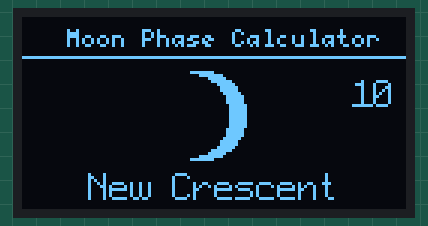
Bench run of a sketch on a simulated Arduino Uno, built with avr-gcc and run on an emulated ATmega328P. Shown: 128×64 one-colour display. The local clock reads 2024-03-15 10:24:30 at power-on unless the sketch sets it.

Above: at 0.4 s.

The sketch:

workinggg.ino
```cpp
#include "U8glib.h"
#include <SPI.h>
#include <Wire.h>
#include "RTClib.h"

U8GLIB_SSD1306_128X64 u8g(U8G_I2C_OPT_NONE); // I2C setup u8g object

RTC_DS1307 RTC;

static unsigned char full_moon_bits[] = {
0x00, 0x00, 0x00, 0x00, 0x00, 0xf8, 0x07, 0x00, 0x00, 0xff, 0x3f, 0x00,
0x80, 0xff, 0x7f, 0x00, 0xe0, 0xff, 0xff, 0x01, 0xf0, 0xff, 0xff, 0x03,
0xf0, 0xff, 0xff, 0x03, 0xf8, 0xff, 0xff, 0x07, 0xfc, 0xff, 0xff, 0x0f,
0xfc, 0xff, 0xff, 0x0f, 0xfc, 0xff, 0xff, 0x0f, 0xfe, 0xff, 0xff, 0x1f,
0xfe, 0xff, 0xff, 0x1f, 0xfe, 0xff, 0xff, 0x1f, 0xfe, 0xff, 0xff, 0x1f,
0xfe, 0xff, 0xff, 0x1f, 0xfe, 0xff, 0xff, 0x1f, 0xfe, 0xff, 0xff, 0x1f,
0xfe, 0xff, 0xff, 0x1f, 0xfc, 0xff, 0xff, 0x0f, 0xfc, 0xff, 0xff, 0x0f,
0xfc, 0xff, 0xff, 0x0f, 0xf8, 0xff, 0xff, 0x07, 0xf0, 0xff, 0xff, 0x03,
0xf0, 0xff, 0xff, 0x03, 0xe0, 0xff, 0xff, 0x01, 0x80, 0xff, 0x7f, 0x00,
0x00, 0xff, 0x3f, 0x00, 0x00, 0xf8, 0x07, 0x00, 0x00, 0x00, 0x00, 0x00 };

static unsigned char waning_gibbous_bits[] = {
0x00, 0xf8, 0x0f, 0x00, 0x00, 0xff, 0x3f, 0x00, 0x80, 0xff, 0xff, 0x00,
0xe0, 0xff, 0xff, 0x00, 0xf0, 0xff, 0x7f, 0x00, 0xf8, 0xff, 0x7f, 0x00,
0xf8, 0xff, 0x3f, 0x00, 0xfc, 0xff, 0x1f, 0x00, 0xfe, 0xff, 0x1f, 0x00,
0xfe, 0xff, 0x0f, 0x00, 0xfe, 0xff, 0x0f, 0x00, 0xff, 0xff, 0x0f, 0x00,
0xff, 0xff, 0x0f, 0x00, 0xff, 0xff, 0x07, 0x00, 0xff, 0xff, 0x07, 0x00,
0xff, 0xff, 0x07, 0x00, 0xff, 0xff, 0x07, 0x00, 0xff, 0xff, 0x07, 0x00,
0xff, 0xff, 0x07, 0x00, 0xfe, 0xff, 0x0f, 0x00, 0xfe, 0xff, 0x0f, 0x00,
0xfe, 0xff, 0x0f, 0x00, 0xfc, 0xff, 0x1f, 0x00, 0xf8, 0xff, 0x1f, 0x00,
0xf8, 0xff, 0x3f, 0x00, 0xf0, 0xff, 0x3f, 0x00, 0xe0, 0xff, 0xff, 0x00,
0x80, 0xff, 0xff, 0x00, 0x00, 0xff, 0x3f, 0x00, 0x00, 0xf8, 0x1f, 0x00 };

static unsigned char last_quarter_bits[] = {
0x00, 0xf8, 0x0f, 0x00, 0x00, 0xff, 0x07, 0x00, 0x80, 0xff, 0x01, 0x00,
0xe0, 0xff, 0x01, 0x00, 0xf0, 0xff, 0x00, 0x00, 0xf8, 0x7f, 0x00, 0x00,
0xf8, 0x3f, 0x00, 0x00, 0xfc, 0x3f, 0x00, 0x00, 0xfe, 0x1f, 0x00, 0x00,
0xfe, 0x1f, 0x00, 0x00, 0xfe, 0x0f, 0x00, 0x00, 0xff, 0x0f, 0x00, 0x00,
0xff, 0x0f, 0x00, 0x00, 0xff, 0x0f, 0x00, 0x00, 0xff, 0x0f, 0x00, 0x00,
0xff, 0x0f, 0x00, 0x00, 0xff, 0x0f, 0x00, 0x00, 0xff, 0x0f, 0x00, 0x00,
0xff, 0x1f, 0x00, 0x00, 0xfe, 0x1f, 0x00, 0x00, 0xfe, 0x1f, 0x00, 0x00,
0xfe, 0x1f, 0x00, 0x00, 0xfc, 0x3f, 0x00, 0x00, 0xf8, 0x3f, 0x00, 0x00,
0xf8, 0x7f, 0x00, 0x00, 0xf0, 0xff, 0x00, 0x00, 0xe0, 0xff, 0x01, 0x00,
0x80, 0xff, 0x01, 0x00, 0x00, 0xff, 0x07, 0x00, 0x00, 0xf8, 0x0f, 0x00 };

static unsigned char crescent_old_bits[] = {
0x00, 0xf8, 0x07, 0x00, 0x00, 0xff, 0x00, 0x00, 0x80, 0x1f, 0x00, 0x00,
0xe0, 0x0f, 0x00, 0x00, 0xf0, 0x03, 0x00, 0x00, 0xf8, 0x01, 0x00, 0x00,
0xf8, 0x01, 0x00, 0x00, 0xfc, 0x00, 0x00, 0x00, 0x7e, 0x00, 0x00, 0x00,
0x7e, 0x00, 0x00, 0x00, 0x7e, 0x00, 0x00, 0x00, 0x3f, 0x00, 0x00, 0x00,
0x3f, 0x00, 0x00, 0x00, 0x3f, 0x00, 0x00, 0x00, 0x3f, 0x00, 0x00, 0x00,
0x3f, 0x00, 0x00, 0x00, 0x3f, 0x00, 0x00, 0x00, 0x3f, 0x00, 0x00, 0x00,
0x3f, 0x00, 0x00, 0x00, 0x7e, 0x00, 0x00, 0x00, 0x7e, 0x00, 0x00, 0x00,
0x7e, 0x00, 0x00, 0x00, 0xfc, 0x00, 0x00, 0x00, 0xf8, 0x01, 0x00, 0x00,
0xf8, 0x01, 0x00, 0x00, 0xf0, 0x03, 0x00, 0x00, 0xe0, 0x0f, 0x00, 0x00,
0x80, 0x1f, 0x00, 0x00, 0x00, 0xff, 0x00, 0x00, 0x00, 0xf8, 0x07, 0x00 };

static unsigned char new_moon_bits[] = {
0x00, 0xf8, 0x07, 0x00, 0x00, 0x07, 0x38, 0x00, 0x80, 0x00, 0x40, 0x00,
0x60, 0x00, 0x80, 0x01, 0x10, 0x00, 0x00, 0x02, 0x08, 0x00, 0x00, 0x04,
0x08, 0x00, 0x00, 0x04, 0x04, 0x00, 0x00, 0x08, 0x02, 0x00, 0x00, 0x10,
0x02, 0x00, 0x00, 0x10, 0x02, 0x00, 0x00, 0x10, 0x01, 0x00, 0x00, 0x20,
0x01, 0x00, 0x00, 0x20, 0x01, 0x00, 0x00, 0x20, 0x01, 0x00, 0x00, 0x20,
0x01, 0x00, 0x00, 0x20, 0x01, 0x00, 0x00, 0x20, 0x01, 0x00, 0x00, 0x20,
0x01, 0x00, 0x00, 0x20, 0x02, 0x00, 0x00, 0x10, 0x02, 0x00, 0x00, 0x10,
0x02, 0x00, 0x00, 0x10, 0x04, 0x00, 0x00, 0x08, 0x08, 0x00, 0x00, 0x04,
0x08, 0x00, 0x00, 0x04, 0x10, 0x00, 0x00, 0x02, 0x60, 0x00, 0x80, 0x01,
0x80, 0x00, 0x40, 0x00, 0x00, 0x07, 0x38, 0x00, 0x00, 0xf8, 0x07, 0x00 };

static unsigned char crescent_new_bits[] = {
0x00, 0xf8, 0x07, 0x00, 0x00, 0xc0, 0x3f, 0x00, 0x00, 0x00, 0x7e, 0x00,
0x00, 0x00, 0xfc, 0x01, 0x00, 0x00, 0xf0, 0x03, 0x00, 0x00, 0xe0, 0x07,
0x00, 0x00, 0xe0, 0x07, 0x00, 0x00, 0xc0, 0x0f, 0x00, 0x00, 0x80, 0x1f,
0x00, 0x00, 0x80, 0x1f, 0x00, 0x00, 0x80, 0x1f, 0x00, 0x00, 0x00, 0x3f,
0x00, 0x00, 0x00, 0x3f, 0x00, 0x00, 0x00, 0x3f, 0x00, 0x00, 0x00, 0x3f,
0x00, 0x00, 0x00, 0x3f, 0x00, 0x00, 0x00, 0x3f, 0x00, 0x00, 0x00, 0x3f,
0x00, 0x00, 0x00, 0x3f, 0x00, 0x00, 0x80, 0x1f, 0x00, 0x00, 0x80, 0x1f,
0x00, 0x00, 0x80, 0x1f, 0x00, 0x00, 0xc0, 0x0f, 0x00, 0x00, 0xe0, 0x07,
0x00, 0x00, 0xe0, 0x07, 0x00, 0x00, 0xf0, 0x03, 0x00, 0x00, 0xfc, 0x01,
0x00, 0x00, 0x7e, 0x00, 0x00, 0xc0, 0x3f, 0x00, 0x00, 0xf8, 0x07, 0x00 };

static unsigned char first_quarter_bits[] = {
0x00, 0xfc, 0x07, 0x00, 0x00, 0xf8, 0x3f, 0x00, 0x00, 0xe0, 0x7f, 0x00,
0x00, 0xe0, 0xff, 0x01, 0x00, 0xc0, 0xff, 0x03, 0x00, 0x80, 0xff, 0x07,
0x00, 0x00, 0xff, 0x07, 0x00, 0x00, 0xff, 0x0f, 0x00, 0x00, 0xfe, 0x1f,
0x00, 0x00, 0xfe, 0x1f, 0x00, 0x00, 0xfc, 0x1f, 0x00, 0x00, 0xfc, 0x3f,
0x00, 0x00, 0xfc, 0x3f, 0x00, 0x00, 0xfc, 0x3f, 0x00, 0x00, 0xfc, 0x3f,
0x00, 0x00, 0xfc, 0x3f, 0x00, 0x00, 0xfc, 0x3f, 0x00, 0x00, 0xfc, 0x3f,
0x00, 0x00, 0xfe, 0x3f, 0x00, 0x00, 0xfe, 0x1f, 0x00, 0x00, 0xfe, 0x1f,
0x00, 0x00, 0xfe, 0x1f, 0x00, 0x00, 0xff, 0x0f, 0x00, 0x00, 0xff, 0x07,
0x00, 0x80, 0xff, 0x07, 0x00, 0xc0, 0xff, 0x03, 0x00, 0xe0, 0xff, 0x01,
0x00, 0xe0, 0x7f, 0x00, 0x00, 0xf8, 0x3f, 0x00, 0x00, 0xfc, 0x07, 0x00 };

static unsigned char waxing_gibbous_bits[] = {
0x00, 0xfc, 0x07, 0x00, 0x00, 0xff, 0x3f, 0x00, 0xc0, 0xff, 0x7f, 0x00,
0xc0, 0xff, 0xff, 0x01, 0x80, 0xff, 0xff, 0x03, 0x80, 0xff, 0xff, 0x07,
0x00, 0xff, 0xff, 0x07, 0x00, 0xfe, 0xff, 0x0f, 0x00, 0xfe, 0xff, 0x1f,
0x00, 0xfc, 0xff, 0x1f, 0x00, 0xfc, 0xff, 0x1f, 0x00, 0xfc, 0xff, 0x3f,
0x00, 0xfc, 0xff, 0x3f, 0x00, 0xf8, 0xff, 0x3f, 0x00, 0xf8, 0xff, 0x3f,
0x00, 0xf8, 0xff, 0x3f, 0x00, 0xf8, 0xff, 0x3f, 0x00, 0xf8, 0xff, 0x3f,
0x00, 0xf8, 0xff, 0x3f, 0x00, 0xfc, 0xff, 0x1f, 0x00, 0xfc, 0xff, 0x1f,
0x00, 0xfc, 0xff, 0x1f, 0x00, 0xfe, 0xff, 0x0f, 0x00, 0xfe, 0xff, 0x07,
0x00, 0xff, 0xff, 0x07, 0x00, 0xff, 0xff, 0x03, 0xc0, 0xff, 0xff, 0x01,
0xc0, 0xff, 0x7f, 0x00, 0x00, 0xff, 0x3f, 0x00, 0x00, 0xfe, 0x07, 0x00 };
//
String nfm = ""; // days to next full moon

void setup() {
Serial.begin(9600);
RTC.begin();
if (! RTC.isrunning()) {
Serial.println("RTC is NOT running!");
}
// following line sets the RTC to the date & time this sketch was compiled
// un REM the line below to set clock, then re REM it
// and upload this sketch again
//RTC.adjust(DateTime(__DATE__, __TIME__));
//
Wire.begin();
}

void loop() {
//draw loop
u8g.firstPage();
do {
drawMoon();
} while( u8g.nextPage() );
// rebuild the picture after some delay
delay(50);
}

void drawMoon(void){
DateTime now = RTC.now();
u8g.setFont(u8g_font_profont12);
u8g.setFont(u8g_font_5x7);
u8g.drawStr(15,10, "Moon Phase Calculator");
u8g.drawLine(0,13,128,13);
int mp = moon_phase();
u8g.setFont(u8g_font_profont15);
switch (mp){
case 0:
u8g.drawStr(15,61, " Full Moon ");
u8g.drawXBM(45,18,30,30,full_moon_bits);
break;
case 1:
u8g.drawStr(15,61, "Waning Gibbous");
u8g.drawXBM(45,18,30,30,waning_gibbous_bits);
break;
case 2:
u8g.drawStr(15,61, " Last Quarter ");
u8g.drawXBM(45,18,30,30,last_quarter_bits);
break;
case 3:
u8g.drawStr(15,61, " Old Crescent ");
u8g.drawXBM(45,18,30,30,crescent_old_bits);
break;
case 4:
u8g.drawStr(15,61, " New Moon ");
u8g.drawXBM(45,18,30,30,new_moon_bits);
break;
case 5:
u8g.drawStr(15,61, " New Crescent ");
u8g.drawXBM(45,18,30,30,crescent_new_bits);
break;
case 6:
u8g.drawStr(15,61, " First Quarter");
u8g.drawXBM(45,18,30,30,first_quarter_bits);
break;
case 7:
u8g.drawStr(15,61, "Waxing Gibbous");
u8g.drawXBM(45,18,30,30,waxing_gibbous_bits);
break;
}
const char* newNfm = (const char*) nfm.c_str();
u8g.drawStr(110,30, newNfm);
}

int moon_phase(){
// calculates the age of the moon phase(0 to 7)
// there are eight stages, 0 is full moon and 4 is a new moon
DateTime now = RTC.now();
double jd = 0; // Julian Date
double ed = 0; //days elapsed since start of full moon
int b= 0;
jd = julianDate(now.year(), now.month(), now.day());
//jd = julianDate(1972,1,1); // used to debug this is a new moon
jd = int(jd - 2244116.75); // start at Jan 1 1972
jd /= 29.53; // divide by the moon cycle
b = jd;
jd -= b; // leaves the fractional part of jd
ed = jd * 29.53; // days elapsed this month
nfm = String((int(29.53 - ed))); // days to next full moon
b = jd*8 +0.5;
b = b & 7;
return b;

}
double julianDate(int y, int m, int d){
// convert a date to a Julian Date}
int mm,yy;
double k1, k2, k3;
double j;

yy = y- int((12-m)/10);
mm = m+9;
if(mm >= 12) {
mm = mm-12;
}
k1 = 365.25 *(yy +4172);
k2 = int((30.6001 * mm) + 0.5);
k3 = int((((yy/100) + 4) * 0.75) -38);
j = k1 +k2 + d + 59;
j = j-k3; // j is the Julian date at 12h UT (Universal Time)

return j;
}
```
